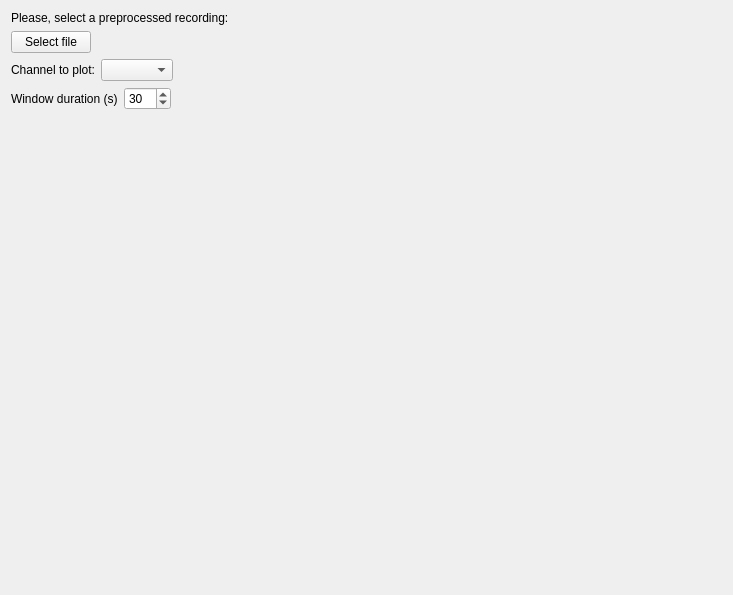
<?xml version="1.0" encoding="UTF-8"?>
<ui version="4.0">
 <class>Form</class>
 <widget class="QWidget" name="Form">
  <property name="geometry">
   <rect>
    <x>0</x>
    <y>0</y>
    <width>733</width>
    <height>595</height>
   </rect>
  </property>
  <property name="windowTitle">
   <string>Form</string>
  </property>
  <layout class="QVBoxLayout" name="verticalLayout">
   <item>
    <widget class="QLabel" name="label_2">
     <property name="text">
      <string>Please, select a preprocessed recording:</string>
     </property>
    </widget>
   </item>
   <item>
    <layout class="QHBoxLayout" name="horizontalLayout">
     <item>
      <widget class="QPushButton" name="selectfileButton">
       <property name="text">
        <string>Select file</string>
       </property>
      </widget>
     </item>
     <item>
      <widget class="QLabel" name="selectedLabel">
       <property name="sizePolicy">
        <sizepolicy hsizetype="Preferred" vsizetype="Minimum">
         <horstretch>0</horstretch>
         <verstretch>0</verstretch>
        </sizepolicy>
       </property>
       <property name="text">
        <string/>
       </property>
      </widget>
     </item>
     <item>
      <spacer name="horizontalSpacer">
       <property name="orientation">
        <enum>Qt::Horizontal</enum>
       </property>
       <property name="sizeHint" stdset="0">
        <size>
         <width>40</width>
         <height>20</height>
        </size>
       </property>
      </spacer>
     </item>
    </layout>
   </item>
   <item>
    <layout class="QHBoxLayout" name="horizontalLayout_2">
     <item>
      <widget class="QLabel" name="channelsLabel">
       <property name="text">
        <string>Channel to plot:</string>
       </property>
      </widget>
     </item>
     <item>
      <widget class="QComboBox" name="channelsBox"/>
     </item>
     <item>
      <spacer name="horizontalSpacer_2">
       <property name="orientation">
        <enum>Qt::Horizontal</enum>
       </property>
       <property name="sizeHint" stdset="0">
        <size>
         <width>40</width>
         <height>20</height>
        </size>
       </property>
      </spacer>
     </item>
    </layout>
   </item>
   <item>
    <layout class="QHBoxLayout" name="horizontalLayout_3">
     <item>
      <widget class="QLabel" name="windowLabel">
       <property name="text">
        <string>Window duration (s)</string>
       </property>
      </widget>
     </item>
     <item>
      <widget class="QSpinBox" name="windowBox">
       <property name="minimum">
        <number>1</number>
       </property>
       <property name="maximum">
        <number>500</number>
       </property>
       <property name="value">
        <number>30</number>
       </property>
      </widget>
     </item>
     <item>
      <spacer name="horizontalSpacer_3">
       <property name="orientation">
        <enum>Qt::Horizontal</enum>
       </property>
       <property name="sizeHint" stdset="0">
        <size>
         <width>40</width>
         <height>20</height>
        </size>
       </property>
      </spacer>
     </item>
    </layout>
   </item>
   <item>
    <widget class="QWidget" name="originalPlotWidget" native="true"/>
   </item>
   <item>
    <widget class="QWidget" name="filteredPlotWidget" native="true"/>
   </item>
   <item>
    <spacer name="verticalSpacer">
     <property name="orientation">
      <enum>Qt::Vertical</enum>
     </property>
     <property name="sizeHint" stdset="0">
      <size>
       <width>20</width>
       <height>40</height>
      </size>
     </property>
    </spacer>
   </item>
  </layout>
 </widget>
 <resources/>
 <connections/>
</ui>
